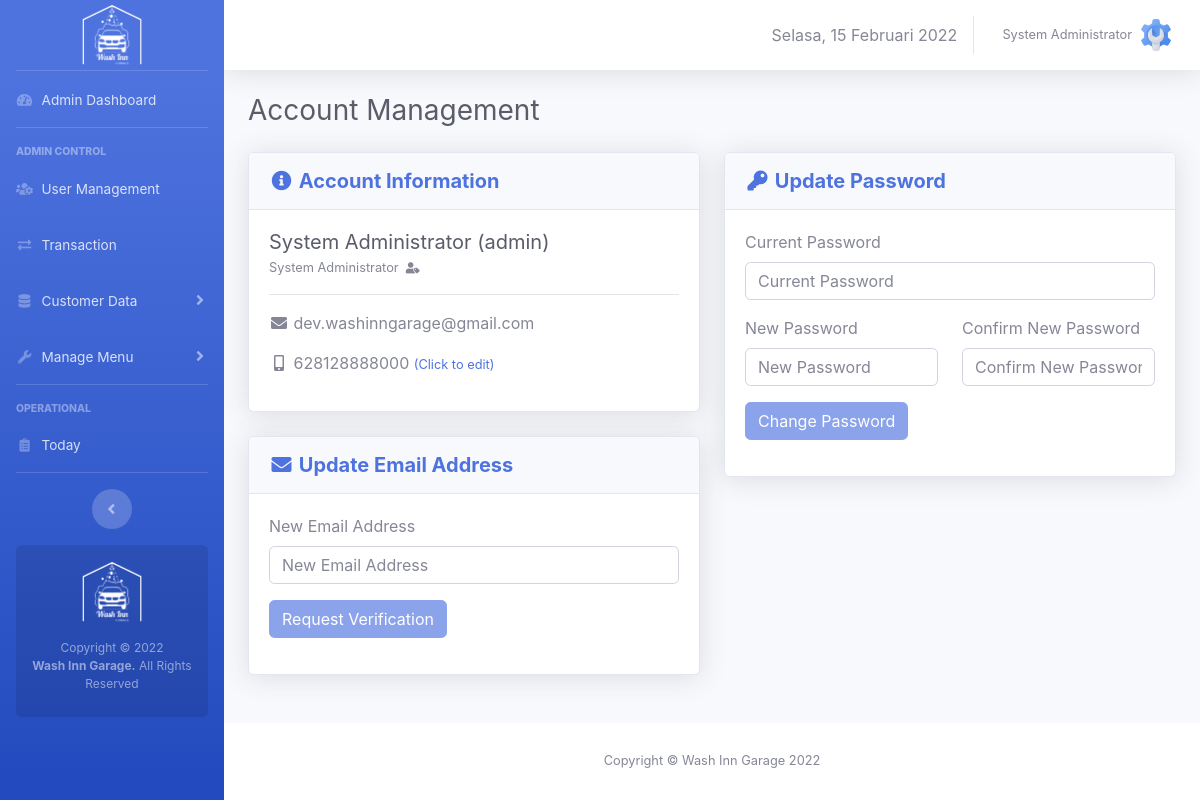
Page /admin/my-account.php (signed in) on the committed database.
### tables this page shows
CREATE TABLE `users` (
  `id` int(11) NOT NULL,
  `fullname` varchar(50) NOT NULL,
  `email` varchar(50) NOT NULL,
  `phone` varchar(15) NOT NULL DEFAULT 'n/a',
  `username` varchar(50) NOT NULL,
  `role` enum('admin','operator') NOT NULL,
  `password` varchar(255) NOT NULL
);

### core/init.php (called while the page is built, shortened)
<?php
if (!empty($_SERVER['HTTPS']) && ('on' == $_SERVER['HTTPS'])) {
  $home = 'https://';
} else {
  $home = 'http://';
}
$home   .= $_SERVER['HTTP_HOST'] . '/washinngarage';
$assets  = $home . '/assets';

### admin/admin-only.php (called while the page is built)
<?php
require_once '../core/init.php';
if (isset($_SESSION['wig_user'])) {
    $username = $_SESSION['wig_user'];
    if (checkRole($username) != 'admin') {
        header("Location: " . $home . "/operator/");
    }
} else {
    header("Location: " . $home . "/login.php");
}
$current_user = $_SESSION['wig_user']
?>

### core/user.php (called while the page is built, shortened)
<?php
function checkRole($username)
{
	global $link;
	$username = mysqli_real_escape_string($link, $username);
	$query = "SELECT role FROM users WHERE username = '$username'";
	$result = mysqli_query($link, $query);
	$data 	= mysqli_fetch_assoc($result);
	return $data['role'];
}
function getUserByUsername($username)
{
	global $link;
	$username = mysqli_real_escape_string($link, $username);
	$query = "SELECT * FROM users WHERE username = '$username'";
	$result = mysqli_query($link, $query);
	$data = mysqli_fetch_assoc($result);
	return $data;
}

### admin/my-account.php (the view, shortened to what this page needs)
<?php
require_once "admin-only.php";
$username = $_SESSION['wig_user'];
$data = getUserByUsername($username);
$fullname = $data['fullname'];
$username = $data['username'];
$email = $data['email'];
$phone = $data['phone'];
$role = $data['role'];
$role = ($role == 'admin') ? 'Administrator' : 'Operator';
?>
<!DOCTYPE html>
<html>
<head>
	<link rel="stylesheet" type="text/css" href="<?= $assets ?>/css/sb-admin-2.min.css">
	<link href="<?= $assets ?>/vendor/fontawesome-free/css/all.min.css" rel="stylesheet" type="text/css">
</head>
<body class="page-top">
	<div id="wrapper">
		<?php require_once 'view-template/sidebar.php'; ?>
		<div id="content-wrapper" class="d-flex flex-column">
			<div id="content">
				<?php require_once 'view-template/topbar.php'; ?>
				<div class="container-fluid">
					<div class="d-sm-flex align-items-center justify-content-between mb-4">
						<h1 class="h3 mb-0 text-gray-800">Account Management</h1>
					</div>
					<div class="row">
						<div class="col-xl-6 col-lg-6">
							<div class="card shadow mb-4">
								<div class="card-header py-3 d-flex flex-row align-items-center justify-content-between">
									<h5 class="m-0 font-weight-bold text-primary"><i class="fas fa-info-circle fa-fw"></i> Account Information</h5>
								</div>
								<div class="card-body">
									<h5 class="text-dark mb-0"><?= $fullname ?> (<?= $username ?>)</h5>
									<small>System <?= $role ?> &nbsp;<i class="fas fa-user-tag fa-fw fa-sm"></i></small>
									<hr>
									<p><i class="fas fa-envelope fa-fw"></i> <?= $email ?></p>
									<p><i class="fas fa-mobile-alt fa-fw"></i> <?= $phone ?> <small onclick="showeditpane()"><a href="#">(Click to edit)</a></small></p>
								</div>
							</div>
							<div class="card shadow mb-4">
								<div class="card-header py-3 d-flex flex-row align-items-center justify-content-between">
									<h5 class="m-0 font-weight-bold text-primary"><i class="fas fa-envelope fa-fw"></i> Update Email Address</h5>
								</div>
								<div class="card-body">
									<form action="functions/change-email.php" name="formchangemail" method="post">
										<?php if (isset($_COOKIE['EmChVeCo']) && isset($_COOKIE['NeEmA'])) {
											echo '<div class="form-group">
											    <p>Verification code has been sent to ' . $_COOKIE['NeEmA'] . '. If you can\'t find it please check the spam folder.</p><hr>
				                        		<label>Verification Code</label>
											    <input type="text" class="form-control" id="otpcode" name="otpcode" placeholder="Verification Code" required autocomplete="off">
			                        		</div>
											<div class="form-group mt-3">
											    <input type="text" name="userid" hidden value="' . $data['id'] . '">
												<a href="functions/dropverification.php" class="btn btn-secondary">Cancel</a>
												<input class="btn btn-primary" type="submit" id="btnChangeEmail" required name="btnChangeEmail" value="Submit Verification">
											</div>';
										} else {
											echo '<div class="form-group">
						                        	<label>New Email Address</label>
													<input type="text" class="form-control" id="newemail" name="newemail" placeholder="New Email Address" onkeyup="ValidateEmail(document.formchangemail.newemail)" required autocomplete="off">
			   			                     	</div>
												<div class="form-group mt-3">
													<small class="text-danger" id="mailformatalert" hidden> &emsp;Email Format Incomplete or Invalid <i class="fas fa-exclamation-triangle fa-fw"></i><br><br></small>
												    <input type="text" name="userid" hidden value="' . $data['id'] . '">
													<input class="btn btn-primary" type="submit" id="btnChangeEmail" disabled name="btnChangeEmail" value="Request Verification">
												</div>';
										}
										?>
									</form>
								</div>
							</div>
						</div>
						<div class="col-xl-6 col-lg-6">
							<div class="card shadow mb-4">
								<div class="card-header py-3 d-flex flex-row align-items-center justify-content-between">
									<h5 class="m-0 font-weight-bold text-primary"><i class="fas fa-key fa-fw"></i> Update Password</h5>
								</div>
								<div class="card-body">
									<form action="functions/change-pass.php" method="post">
										<div class="form-group">
											<label>Current Password</label>
											<input type="password" class="form-control" id="oldpass" name="oldpass" placeholder="Current Password" required autocomplete="off">
										</div>
										<div class="row">
											<div class="col">
												<label>New Password</label>
												<input type="password" class="form-control" onkeyup="equal_checker()" id="newpass" name="newpass" placeholder="New Password" required autocomplete="off">
											</div>
											<div class="col">
												<label>Confirm New Password</label>
												<input type="password" class="form-control" onkeyup="equal_checker()" id="newpass2" name="newpass2" placeholder="Confirm New Password" required autocomplete="off">
											</div>
										</div>
										<div class="form-group mt-3">
											<input class="btn btn-primary" type="submit" id="btnChangePass" disabled name="changepass" value="Change Password">
										</div>
									</form>
								</div>
							</div>
						</div>
					</div>
				</div>
			</div>
			<?php require_once "view-template/footer.php" ?>
		</div>
	</div>
</body>
</html>

### admin/view-template/topbar.php (shortened to what this page needs)
<?php
$userdetail = getUserByUsername($current_user);
?>
<nav class="navbar navbar-expand navbar-light bg-white topbar mb-4 static-top shadow">
    <ul class="navbar-nav ml-auto">
        <li class="nav-item d-none d-lg-inline my-auto">
            <span id="tgl"></span>
        </li>
        <li class="nav-item dropdown no-arrow">
            <a class="nav-link dropdown-toggle" href="#" id="userDropdown" role="button" data-toggle="dropdown" aria-haspopup="true" aria-expanded="false">
                <span class="mr-2 d-none d-lg-inline text-gray-600 small"><?= $userdetail['fullname'] ?></span>
                <img class="img-profile rounded-circle" src="<?= $assets ?>/img/admin2.png">
            </a>
        </li>
    </ul>
</nav>

### rows in the picture
users: fullname "System Administrator", role "admin", role "Administrator", email "dev.washinngarage@gmail.com", phone "628128888000"
